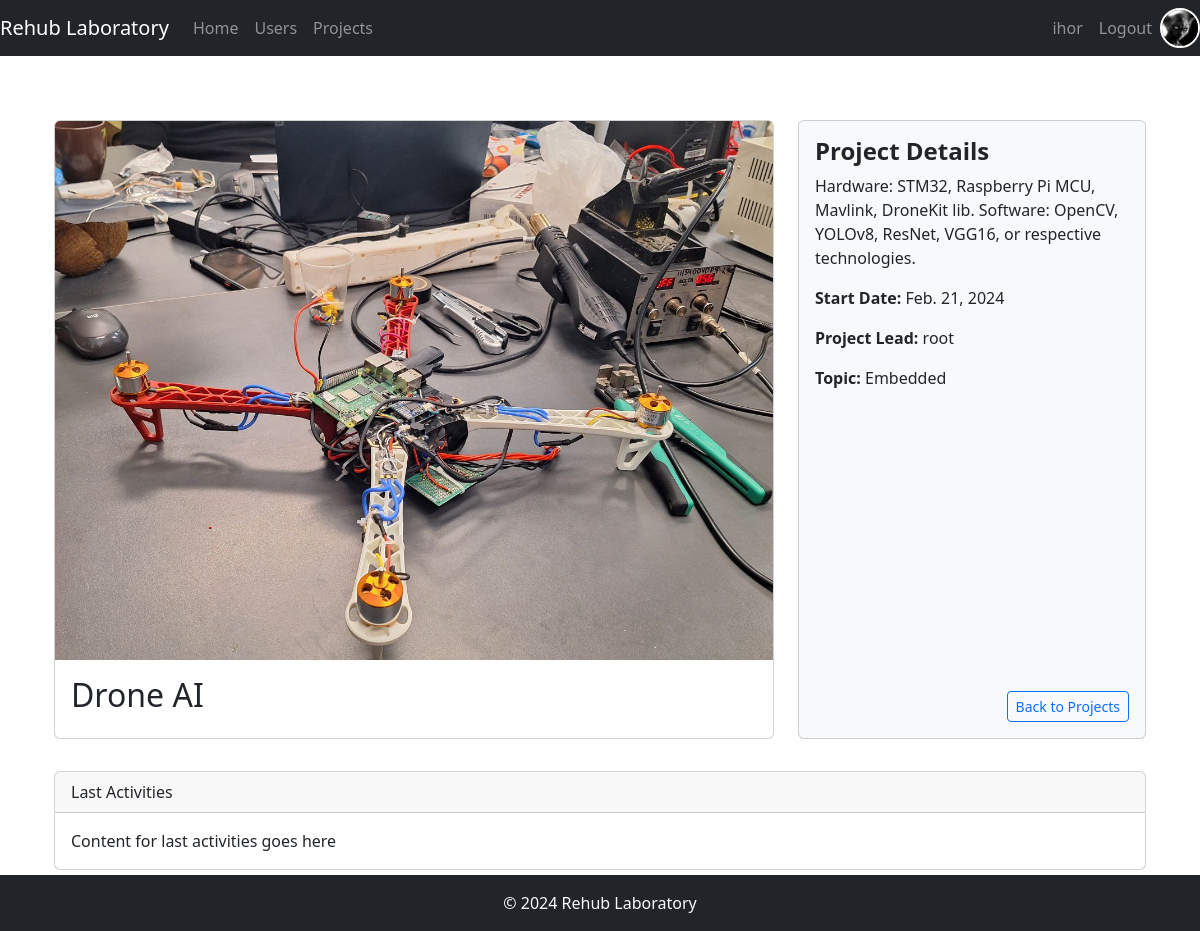
The app's page /show_project/drone-ai (signed in) with its own data.
### forum/models.py (models this page shows, shortened)
class CustomUser(AbstractUser):
    slug = AutoSlugField(populate_from='username',null= True)
    photo = models.ImageField(upload_to='user_photos/', null=True, blank=True)
    specialization = models.CharField(max_length=100,null=True)
    telegram = models.CharField(max_length=100,null=True)
    course = models.IntegerField(null = True)
    description_profile = models.TextField(null=True)

class Post(models.Model):
    slug = AutoSlugField(populate_from='title',null= True)
    title = models.CharField(max_length=100)
    status = models.IntegerField(null = True)
    description = models.TextField(null=True)
    created_time = models.DateField(auto_now_add=True)
    updated_time = models.DateField(auto_now=True)
    is_published  = models.BooleanField(null = True,default=False)
    photo = models.ImageField(upload_to = 'photos/%Y/%m/%d/')
    created_by = models.ForeignKey(settings.AUTH_USER_MODEL, on_delete=models.CASCADE,related_name='created_posts',null=True)
    users = models.ManyToManyField(settings.AUTH_USER_MODEL, related_name='user_projects')
    topic =  models.ForeignKey(Topic, on_delete=models.CASCADE,null=True)
    def __str__(self):
        return f"{self.title}"

class Topic(models.Model):
    title = models.CharField(max_length=100)
    created_by = models.ForeignKey(settings.AUTH_USER_MODEL, on_delete=models.CASCADE)
    created_at = models.DateTimeField(auto_now_add=True)
    color = models.CharField(max_length=100,null=True)
    def __str__(self):
        return self.title

### forum/views.py (the view)
# urls.py: path('show_project/<slug:slug>',ShowProject.as_view(),name='project'),
class ShowProject(UserMixin,DetailView):
    model = Post
    template_name = 'forum/project.html'
    context_object_name = 'project_data'
    def get_context_data(self, **kwargs):
        context = super().get_context_data(**kwargs)
        context['posts_with_users'] = self.get_posts_with_users()
        if self.request.user.id != None:
            context.update(self.get_user_details_by_id(self.request.user.id))
        return context

### forum/utils.py (called while the page is built)
    def _get_user_details(self, user):
        return {
            'current_account': user,
            'current_photo': user.photo,
            'user_projects': user.user_projects.all(),
            'username': user.username
        }

    def get_user_details_by_id(self, user_identifier):
        user = get_object_or_404(CustomUser, pk=user_identifier)
        return self._get_user_details(user)

    def get_posts_with_users(self):
        print(self.get_queryset())
        return [(post, post.users.all(),post.topic.color if post.topic else None) for post in self.get_queryset()]

### forum/templates/forum/project.html (shortened to what this page needs)
{% extends 'forum/base.html' %}
{% block content %}
<div class="container-fluid">
    <div class="row my-3 d-flex">
        <div class="col-lg-8 d-flex">
            <div class="card mb-3 w-100">
                <img src="{{ project_data.photo.url }}" class="card-img-top" alt="Project Image">
                <div class="card-body">
                    <h2 class="card-title">{{ project_data.title }}</h2>
                </div>
            </div>
        </div>
        <div class="col-lg-4 d-flex flex-column">
            <div class="card bg-light mb-3 flex-grow-1">
                <div class="card-body d-flex flex-column">
                    <h4><strong>Project Details</strong></h4>
                    <p class="card-text">{{ project_data.description }}</p>
                    <p><strong>Start Date:</strong> {{ project_data.created_time }}</p>
                    <p><strong>Project Lead:</strong> {{ project_data.created_by }}</p>
                    <p><strong>Topic:</strong> {{ project_data.topic }}</p>
                    <div class="mt-auto">
                        <a href="/projects/" class="btn btn-outline-primary btn-sm float-right">Back to Projects</a>
                    </div>
                </div>
            </div>
        </div>
    </div>
    <div class="row">
        <div class="col-md-12">
            <div class="card">
                <div class="card-header">
                    Last Activities
                </div>
                <div class="card-body">
                    Content for last activities goes here
                </div>
            </div>
        </div>
    </div>
</div>
{% endblock %}

### forum/templates/forum/base.html (shortened to what this page needs)
{% load static %}
<!DOCTYPE html>
<html lang="en">
<head>
    <link rel="stylesheet" href="https://stackpath.bootstrapcdn.com/bootstrap/4.5.2/css/bootstrap.min.css">
    <link type="text/css" href="{% static 'forum/css/style.css' %}" rel="stylesheet"/>
    <link type="text/css"  href="{% static 'forum/css/projects.css' %}" rel="stylesheet">
    <link type="text/css"  href="{% static 'forum/css/addproject.css' %}" rel="stylesheet">
    <link rel="stylesheet" href="https://cdnjs.cloudflare.com/ajax/libs/font-awesome/5.15.3/css/all.min.css">
    {% load bootstrap5 %}
    {% bootstrap_css %}
</head>
<body>
<nav class="navbar navbar-expand-lg navbar-dark bg-dark navbar-custom">
  <a class="navbar-brand" href="/">Rehub Laboratory</a>
  <ul class="navbar-nav mr-auto">
    <li class="nav-item">
      <a class="nav-link" href="/">Home</a>
    </li>
    <li class="nav-item">
      <a class="nav-link" href="/users/">Users</a>
    </li>
    <li class="nav-item">
        <a class="nav-link" href="/projects/">Projects</a>
    </li>
  </ul>
  <div class="collapse navbar-collapse" id="navbarNav">
    <ul class="navbar-nav ml-auto">
      {% if request.user.is_authenticated %}
      <li class="nav-item">
        <a class="nav-link" href="/myprofile/">{{user.username}}</a>
      </li>
      <li class="nav-item">
        <a class="nav-link" href="/logout/">Logout</a>
      </li>
      {% endif %}
      {% if request.user.is_authenticated %}
      <li class="nav-item">
        <a href="/myprofile/"><img src="{{current_photo.url}}" alt="{{ user.username }}'s photo" style="width:40px; height:40px; border-radius: 50%; border: 2px solid white;"></a>
      </li>
      {% endif %}
    </ul>
  </div>
</nav>
<main class="container mt-5">
    {% block content %}
    {% endblock %}
</main>
<footer class="bg-dark text-light text-center py-3">
    <div class="container">
        &copy; 2024 Rehub Laboratory
    </div>
</footer>
</body>
</html>

### forum/static/forum/css/style.css (style rules this page uses)
body { display: flex; flex-direction: column; min-height: 100vh; }
main { flex: 1; }
.navbar-custom .navbar-nav .nav-link { border-radius: 5px; transition: background-color 0.3s ease-in-out, border-radius 0.3s ease-in-out; }
.card { margin-bottom: 5px; }

### forum/static/forum/css/projects.css (style rules this page uses)
.card-title { display: block; }

### records on screen
CustomUser: username "ihor"
Post: photo (picture), title "Drone AI", description "Hardware: STM32, Raspberry Pi MCU, Mavlink, DroneKit lib. Software: OpenCV, YOLOv8, ResNet, VGG16, or respective technologies.", created_time "Feb. 21, 2024", created_by "root", topic "Embedded"
